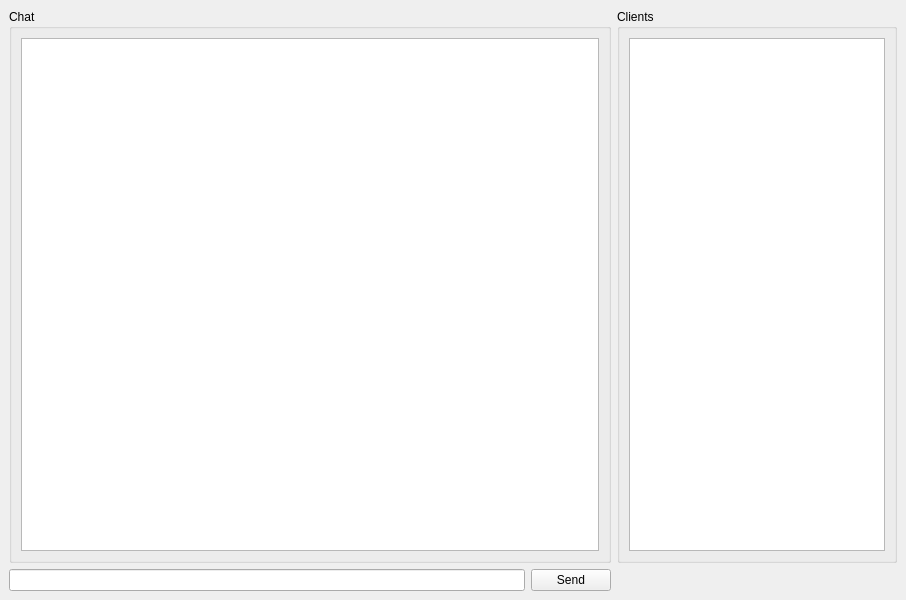
<?xml version="1.0" encoding="UTF-8"?>
<ui version="4.0">
 <class>MainWindow</class>
 <widget class="QMainWindow" name="MainWindow">
  <property name="geometry">
   <rect>
    <x>0</x>
    <y>0</y>
    <width>906</width>
    <height>600</height>
   </rect>
  </property>
  <property name="windowTitle">
   <string>MainWindow</string>
  </property>
  <widget class="QWidget" name="centralwidget">
   <property name="sizePolicy">
    <sizepolicy hsizetype="Preferred" vsizetype="Preferred">
     <horstretch>0</horstretch>
     <verstretch>0</verstretch>
    </sizepolicy>
   </property>
   <layout class="QGridLayout" name="gridLayout" columnstretch="0,0,0,0">
    <property name="sizeConstraint">
     <enum>QLayout::SizeConstraint::SetDefaultConstraint</enum>
    </property>
    <item row="1" column="1">
     <widget class="QLineEdit" name="lineEditChat"/>
    </item>
    <item row="0" column="1" colspan="2">
     <widget class="QGroupBox" name="groupBoxChat">
      <property name="sizePolicy">
       <sizepolicy hsizetype="Preferred" vsizetype="Preferred">
        <horstretch>0</horstretch>
        <verstretch>0</verstretch>
       </sizepolicy>
      </property>
      <property name="title">
       <string>Chat</string>
      </property>
      <layout class="QVBoxLayout" name="verticalLayout_2">
       <item>
        <widget class="QListWidget" name="listWidgetChat"/>
       </item>
      </layout>
     </widget>
    </item>
    <item row="0" column="3">
     <widget class="QGroupBox" name="groupBoxClient">
      <property name="enabled">
       <bool>true</bool>
      </property>
      <property name="sizePolicy">
       <sizepolicy hsizetype="Fixed" vsizetype="Preferred">
        <horstretch>0</horstretch>
        <verstretch>0</verstretch>
       </sizepolicy>
      </property>
      <property name="baseSize">
       <size>
        <width>0</width>
        <height>0</height>
       </size>
      </property>
      <property name="title">
       <string>Clients</string>
      </property>
      <layout class="QVBoxLayout" name="verticalLayout">
       <item>
        <widget class="QListWidget" name="listWidgetClient">
         <property name="sizePolicy">
          <sizepolicy hsizetype="Expanding" vsizetype="Expanding">
           <horstretch>0</horstretch>
           <verstretch>0</verstretch>
          </sizepolicy>
         </property>
        </widget>
       </item>
      </layout>
     </widget>
    </item>
    <item row="1" column="2">
     <widget class="QPushButton" name="pushButtonSend">
      <property name="text">
       <string>Send</string>
      </property>
     </widget>
    </item>
   </layout>
  </widget>
 </widget>
 <resources/>
 <connections/>
</ui>
